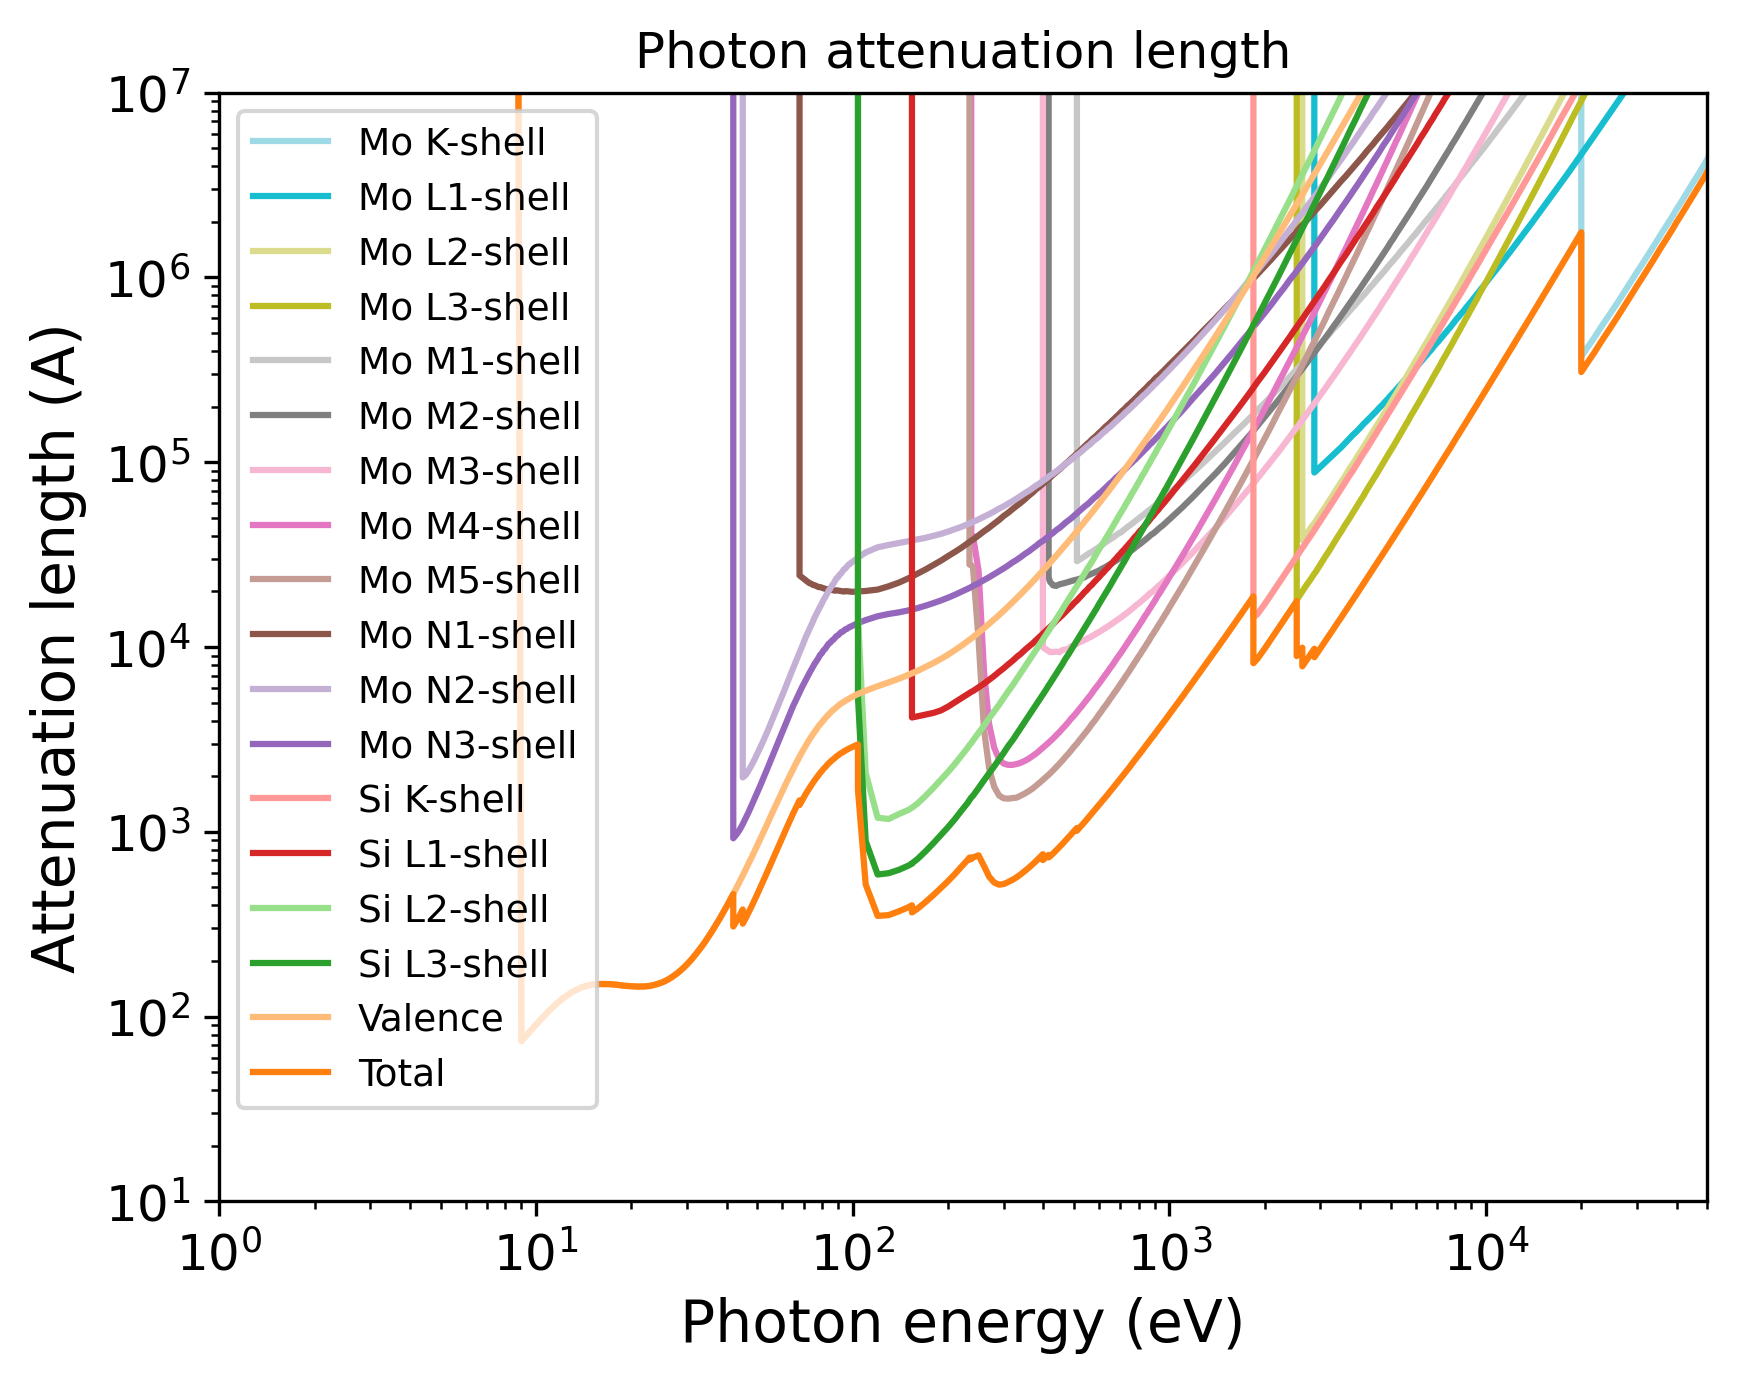

The Python source for this figure:
import pandas as pd
import numpy as np
import matplotlib.pyplot as plt
import matplotlib.cm as cm
# Set the format:
plt.xlabel("Photon energy (eV)", fontsize=14)
plt.ylabel("Attenuation length (A)", fontsize=14)
plt.xticks(fontsize=12)
plt.yticks(fontsize=12)
plt.grid(False)
# Set the axes:
# Read the output file:
df = pd.read_csv(r"OUTPUT_MoSi2_Photon_IMFP.dat", sep=r'\s+', header=None, comment="#", skipinitialspace=True)
plt.xscale("log")
plt.yscale("log")
# Prepare the plot:
columns_to_plot = [ 1, 2, 3, 4, 5, 6, 7, 8, 9, 10, 11, 12, 13, 14, 15, 16, 17, 18]
labels = [ "Mo K-shell", "Mo L1-shell", "Mo L2-shell", "Mo L3-shell", "Mo M1-shell", "Mo M2-shell", "Mo M3-shell", "Mo M4-shell", "Mo M5-shell", "Mo N1-shell", "Mo N2-shell", "Mo N3-shell", "Si K-shell", "Si L1-shell", "Si L2-shell", "Si L3-shell", "Valence", "Total"]
# Create N distinct colors from a colormap
N = len(columns_to_plot)
colors = plt.cm.tab20(np.linspace(1, 0, 20))
# Set line styles:
linestyles = [ "-", "-", "-", "-", "-", "-", "-", "-", "-", "-", "-", "-", "-", "-", "-", "-", "-", "-"]
for i, col in enumerate(columns_to_plot):
    color = colors[i % len(colors)]
    ls    = linestyles[i % len(linestyles)]
    label = labels[i % len(labels)]
    plt.plot(df.iloc[:, 0], df.iloc[:, col],
    color=color,
    label=label,
    linestyle=ls)
plt.xlim(1.00000000,50000.00000000)
plt.ylim(10.00000000,10000000.00000000)
plt.title("Photon attenuation length")
plt.legend(loc="best", fontsize=9)
# Save the plot in this format:
plt.savefig("OUTPUT_MFP_photon.png", dpi=300, bbox_inches="tight")
